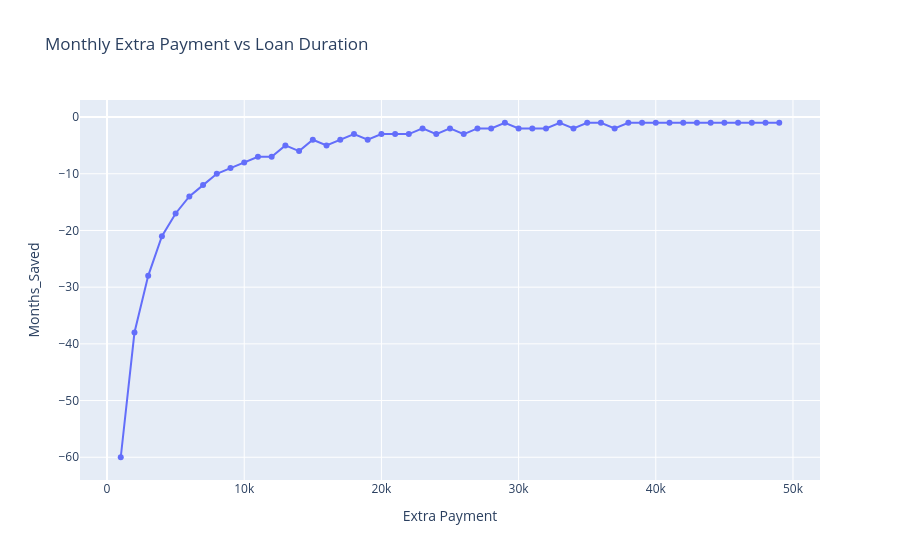

Notebook code for this chart:
### Code cell
fig = px.line(
    df_extra,
    x="Extra Payment",
    y="Months_Saved",
    markers=True,
    title="Monthly Extra Payment vs Loan Duration"
)

fig.show()

### Figure 1 — Plotly figure (JSON) as saved in the notebook; plotly's stock layout.template omitted (floating-point values rounded to 4 significant figures)
{"data": [{"hovertemplate": "Extra Payment=%{x}<br>Months_Saved=%{y}<extra></extra>", "legendgroup": "", "line": {"color": "#636efa", "dash": "solid"}, "marker": {"symbol": "circle"}, "mode": "lines+markers", "name": "", "orientation": "v", "showlegend": false, "type": "scatter", "x": [1000, 2000, 3000, 4000, 5000, 6000, 7000, 8000, 9000, 10000, 11000, 12000, 13000, 14000, 15000, 16000, 17000, 18000, 19000, 20000, 21000, 22000, 23000, 24000, 25000, 26000, 27000, 28000, 29000, 30000, 31000, 32000, 33000, 34000, 35000, 36000, 37000, 38000, 39000, 40000, 41000, 42000, 43000, 44000, 45000, 46000, 47000, 48000, 49000], "xaxis": "x", "y": [-60.0, -38.0, -28.0, -21.0, -17.0, -14.0, -12.0, -10.0, -9.0, -8.0, -7.0, -7.0, -5.0, -6.0, -4.0, -5.0, -4.0, -3.0, -4.0, -3.0, -3.0, -3.0, -2.0, -3.0, -2.0, -3.0, -2.0, -2.0, -1.0, -2.0, -2.0, -2.0, -1.0, -2.0, -1.0, -1.0, -2.0, -1.0, -1.0, -1.0, -1.0, -1.0, -1.0, -1.0, -1.0, -1.0, -1.0, -1.0, -1.0], "yaxis": "y"}], "layout": {"legend": {"tracegroupgap": 0}, "title": {"text": "Monthly Extra Payment vs Loan Duration"}, "xaxis": {"anchor": "y", "domain": [0, 1], "title": {"text": "Extra Payment"}}, "yaxis": {"anchor": "x", "domain": [0, 1], "title": {"text": "Months_Saved"}}}}
